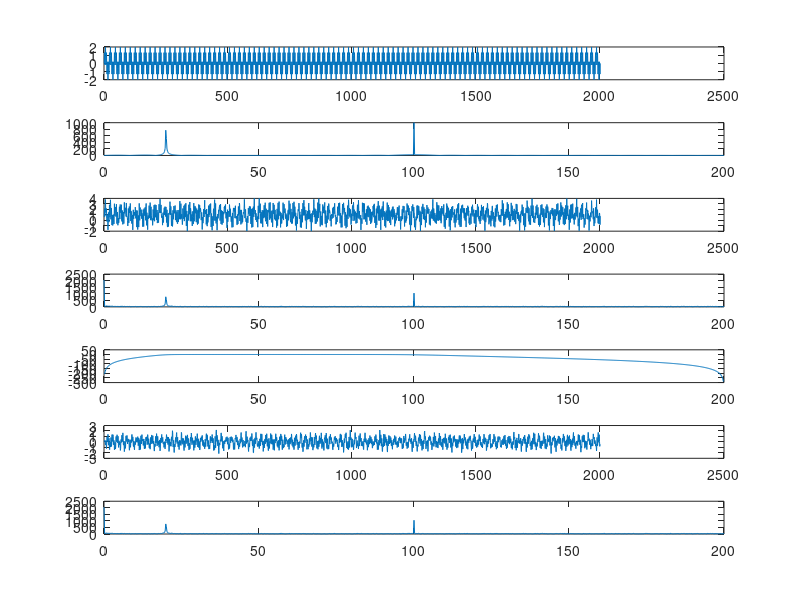

This figure's MATLAB source:
t=0:0.0025:5;
fs= 1/0.0025;
x = sin(2*pi*100*t)+sin(2*pi*20*t);
subplot(7,1,1);
plot(x);
y=fft(x,2048);
for i=1:1025;
    z(i)=y(i);
end
disp(y);
subplot(7,1,2);
freq_axis = fs/2*linspace(0,1,1025);
plot(freq_axis,abs(z));
subplot(7,1,3);
X = x + 2*rand(1,2001);
plot(X);
Y = fft(X,2048);
for i=1:1025;
    Z(i)=Y(i);
end
subplot(7,1,4);
plot(freq_axis,abs(Z));
o=5;
wn=[20 100]/(200)
[b,a]=butter(o,wn,'bandpass');
[h,w] = freqz(b,a,1024,fs);
subplot(7,1,5);
plot(w,20*log10(abs(h)));
y_filt = filter(b,a,X);
subplot(7,1,6);
plot(y_filt);
subplot(7,1,7);
Y_filt = fft(X,2048);
for i=1:1025;
    Z_filt(i)=Y_filt(i);
end
plot(freq_axis,abs(Z_filt));